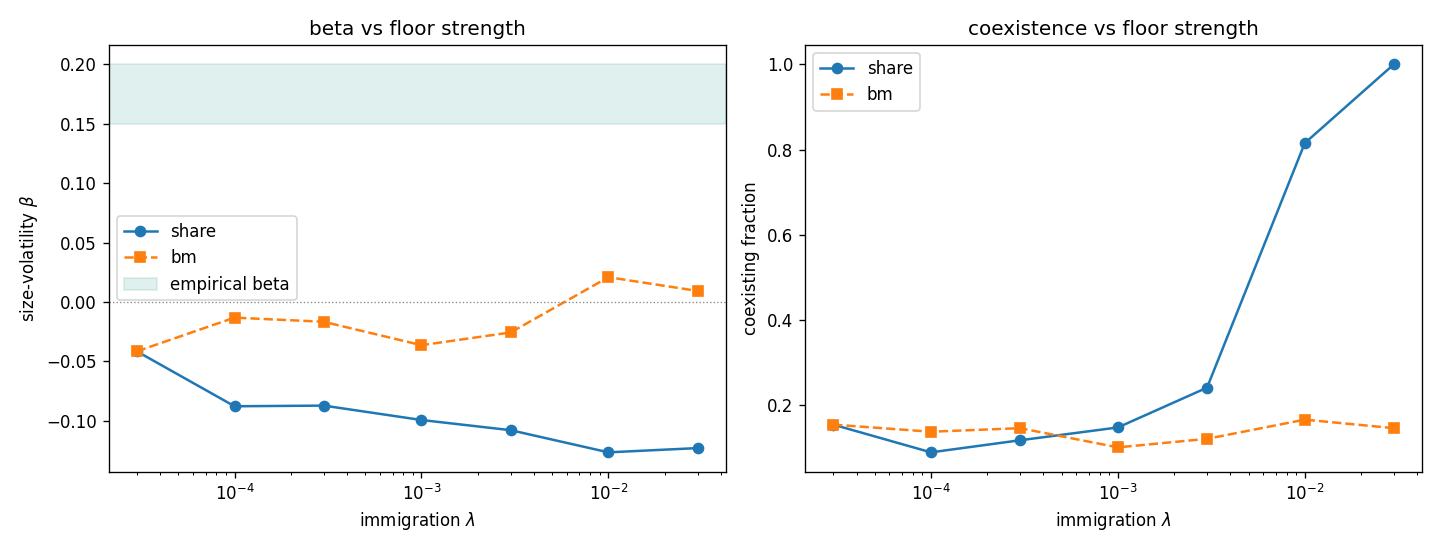

Generate this figure with Python:
"""Can beta > 0 co-exist with the symmetric tent? Sweep the immigration floor strength lam
for BOTH floor mechanisms (persistent share floor vs decaying Bouchaud-Mezard additive), at the
growing+chaotic regime (mu=1, sigma=2), measuring beta, tent skew/kurtosis, and coexistence together.
"""
import sys, os
sys.path.insert(0, os.path.dirname(__file__))
import numpy as np
from scipy.stats import skew, kurtosis
import matplotlib
matplotlib.use("Agg")
import matplotlib.pyplot as plt
from explore import integrate
from measure_msb import regrid_logS, binned_beta, msb_on_grid

S, MU, SIGMA = 600, 1.0, 2.0
TMAX, T_BURN, DT = 45.0, 18.0, 0.5
SEED = 2024
LAMS = [0.0, 1e-4, 3e-4, 1e-3, 3e-3, 1e-2, 3e-2]


def measure(lam, floor_mode):
    t, W, lnM, C_eff, ok = integrate(SEED, S, MU, SIGMA, tmax=TMAX, n_eval=3000, lam=lam, floor_mode=floor_mode)
    g_eff = float(np.polyfit(t[t > T_BURN], lnM[t > T_BURN], 1)[0])
    surv = int((W[:, t > T_BURN].min(1) > 1e-6).sum())
    tg = np.arange(T_BURN, TMAX + 1e-9, DT)
    lnS = regrid_logS(t, W, tg)
    Sbar, vol, gl = msb_on_grid(lnS)
    beta, _ = binned_beta(Sbar, vol)
    return dict(lam=lam, mode=floor_mode, ok=ok, g_eff=g_eff, surv=surv,
                beta=beta, skew=float(skew(gl)), exk=float(kurtosis(gl)))


if __name__ == "__main__":
    results = {}
    for mode in ["share", "bm"]:
        print(f"\nfloor_mode = {mode}   (regime S={S} mu={MU} sigma={SIGMA}, window [{T_BURN},{TMAX}] Dt={DT})")
        print(f"{'lam':>8} {'beta':>8} {'skew':>7} {'exkurt':>8} {'coexist':>9} {'g_eff':>7}")
        rows = []
        for lam in LAMS:
            r = measure(lam, mode)
            rows.append(r)
            print(f"{lam:>8.0e} {r['beta']:>8.3f} {r['skew']:>7.2f} {r['exk']:>8.1f} "
                  f"{r['surv']:>5d}/{S} {r['g_eff']:>7.2f}")
        results[mode] = rows

    fig, ax = plt.subplots(1, 2, figsize=(12, 4.6))
    for mode, mk in [("share", "o-"), ("bm", "s--")]:
        rs = results[mode]
        lams = [max(r["lam"], 3e-5) for r in rs]               # 0 -> small for log axis
        ax[0].semilogx(lams, [r["beta"] for r in rs], mk, label=mode)
        ax[1].semilogx(lams, [r["surv"] / S for r in rs], mk, label=mode)
    ax[0].axhspan(0.15, 0.20, color="#2a9d8f", alpha=0.15, label="empirical beta")
    ax[0].axhline(0, color="#888", lw=0.8, ls=":")
    ax[0].set(xlabel=r"immigration $\lambda$", ylabel=r"size-volatility $\beta$",
              title="beta vs floor strength"); ax[0].legend()
    ax[1].set(xlabel=r"immigration $\lambda$", ylabel="coexisting fraction",
              title="coexistence vs floor strength"); ax[1].legend()
    plt.tight_layout(); plt.savefig(os.path.join(os.path.dirname(__file__), "beta_floor_scan.png"), dpi=120)
    print("\nsaved growing_glv/beta_floor_scan.png")
    print("Looking for: a lam where beta>0 (toward +0.2) AND coexistence stays high AND skew stays ~0.")
